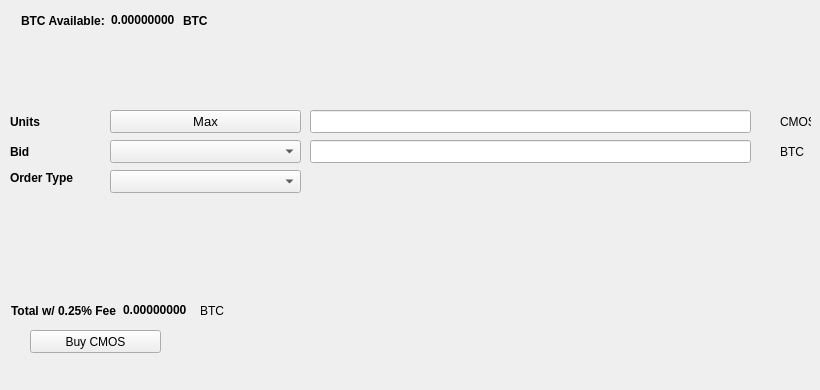
   <widget class="QWidget" name="BuyTab">
    <attribute name="title">
     <string>Buy</string>
    </attribute>
    <widget class="QPushButton" name="BuyCMOS">
     <property name="geometry">
      <rect>
       <x>30</x>
       <y>330</y>
       <width>131</width>
       <height>23</height>
      </rect>
     </property>
     <property name="text">
      <string>Buy CMOS</string>
     </property>
     <property name="icon">
      <iconset resource="../cmos.qrc">
       <normaloff>:/icons/bitcoin</normaloff>:/icons/bitcoin</iconset>
     </property>
    </widget>
    <widget class="QLabel" name="label_3">
     <property name="geometry">
      <rect>
       <x>10</x>
       <y>110</y>
       <width>46</width>
       <height>23</height>
      </rect>
     </property>
     <property name="font">
      <font>
       <weight>75</weight>
       <bold>true</bold>
      </font>
     </property>
     <property name="text">
      <string>Units</string>
     </property>
    </widget>
    <widget class="QLineEdit" name="UnitsInput">
     <property name="geometry">
      <rect>
       <x>310</x>
       <y>110</y>
       <width>441</width>
       <height>23</height>
      </rect>
     </property>
     <property name="font">
      <font>
       <pointsize>9</pointsize>
       <weight>75</weight>
       <bold>true</bold>
      </font>
     </property>
    </widget>
    <widget class="QLineEdit" name="BuyBidPriceEdit">
     <property name="geometry">
      <rect>
       <x>310</x>
       <y>140</y>
       <width>441</width>
       <height>23</height>
      </rect>
     </property>
     <property name="font">
      <font>
       <pointsize>9</pointsize>
       <weight>75</weight>
       <bold>true</bold>
      </font>
     </property>
    </widget>
    <widget class="QLabel" name="label_4">
     <property name="geometry">
      <rect>
       <x>780</x>
       <y>110</y>
       <width>31</width>
       <height>23</height>
      </rect>
     </property>
     <property name="text">
      <string>CMOS</string>
     </property>
    </widget>
    <widget class="QLabel" name="label_5">
     <property name="geometry">
      <rect>
       <x>780</x>
       <y>140</y>
       <width>31</width>
       <height>23</height>
      </rect>
     </property>
     <property name="text">
      <string>BTC</string>
     </property>
    </widget>
    <widget class="QLabel" name="label_6">
     <property name="geometry">
      <rect>
       <x>10</x>
       <y>140</y>
       <width>46</width>
       <height>23</height>
      </rect>
     </property>
     <property name="font">
      <font>
       <weight>75</weight>
       <bold>true</bold>
      </font>
     </property>
     <property name="text">
      <string>Bid</string>
     </property>
    </widget>
    <widget class="QLabel" name="label_7">
     <property name="geometry">
      <rect>
       <x>10</x>
       <y>170</y>
       <width>91</width>
       <height>16</height>
      </rect>
     </property>
     <property name="font">
      <font>
       <weight>75</weight>
       <bold>true</bold>
      </font>
     </property>
     <property name="text">
      <string>Order Type</string>
     </property>
    </widget>
    <widget class="QPushButton" name="Buy_Max_Amount">
     <property name="geometry">
      <rect>
       <x>110</x>
       <y>110</y>
       <width>191</width>
       <height>23</height>
      </rect>
     </property>
     <property name="font">
      <font>
       <pointsize>10</pointsize>
      </font>
     </property>
     <property name="text">
      <string>Max</string>
     </property>
    </widget>
    <widget class="QComboBox" name="BuyBidcomboBox">
     <property name="geometry">
      <rect>
       <x>110</x>
       <y>140</y>
       <width>191</width>
       <height>23</height>
      </rect>
     </property>
     <property name="font">
      <font>
       <pointsize>10</pointsize>
      </font>
     </property>
    </widget>
    <widget class="QComboBox" name="buyOrdertypeCombo">
     <property name="geometry">
      <rect>
       <x>110</x>
       <y>170</y>
       <width>191</width>
       <height>23</height>
      </rect>
     </property>
     <property name="font">
      <font>
       <pointsize>10</pointsize>
      </font>
     </property>
    </widget>
    <widget class="QWidget" name="layoutWidget1">
     <property name="geometry">
      <rect>
       <x>21</x>
       <y>11</y>
       <width>227</width>
       <height>19</height>
      </rect>
     </property>
     <layout class="QHBoxLayout" name="horizontalLayout_3">
      <item>
       <widget class="QLabel" name="label232">
        <property name="font">
         <font>
          <weight>75</weight>
          <bold>true</bold>
         </font>
        </property>
        <property name="text">
         <string>BTC Available:</string>
        </property>
       </widget>
      </item>
      <item>
       <widget class="QLabel" name="BtcAvailableLbl">
        <property name="palette">
         <palette>
          <active>
           <colorrole role="WindowText">
            <brush brushstyle="SolidPattern">
             <color alpha="255">
              <red>0</red>
              <green>0</green>
              <blue>0</blue>
             </color>
            </brush>
           </colorrole>
           <colorrole role="Button">
            <brush brushstyle="SolidPattern">
             <color alpha="255">
              <red>0</red>
              <green>170</green>
              <blue>0</blue>
             </color>
            </brush>
           </colorrole>
           <colorrole role="Light">
            <brush brushstyle="SolidPattern">
             <color alpha="255">
              <red>0</red>
              <green>255</green>
              <blue>0</blue>
             </color>
            </brush>
           </colorrole>
           <colorrole role="Midlight">
            <brush brushstyle="SolidPattern">
             <color alpha="255">
              <red>0</red>
              <green>212</green>
              <blue>0</blue>
             </color>
            </brush>
           </colorrole>
           <colorrole role="Dark">
            <brush brushstyle="SolidPattern">
             <color alpha="255">
              <red>0</red>
              <green>85</green>
              <blue>0</blue>
             </color>
            </brush>
           </colorrole>
           <colorrole role="Mid">
            <brush brushstyle="SolidPattern">
             <color alpha="255">
              <red>0</red>
              <green>113</green>
              <blue>0</blue>
             </color>
            </brush>
           </colorrole>
           <colorrole role="Text">
            <brush brushstyle="SolidPattern">
             <color alpha="255">
              <red>0</red>
              <green>170</green>
              <blue>0</blue>
             </color>
            </brush>
           </colorrole>
           <colorrole role="BrightText">
            <brush brushstyle="SolidPattern">
             <color alpha="255">
              <red>255</red>
              <green>255</green>
              <blue>255</blue>
             </color>
            </brush>
           </colorrole>
           <colorrole role="ButtonText">
            <brush brushstyle="SolidPattern">
             <color alpha="255">
              <red>0</red>
              <green>0</green>
              <blue>0</blue>
             </color>
            </brush>
           </colorrole>
           <colorrole role="Base">
            <brush brushstyle="SolidPattern">
             <color alpha="255">
              <red>255</red>
              <green>255</green>
              <blue>255</blue>
             </color>
            </brush>
           </colorrole>
           <colorrole role="Window">
            <brush brushstyle="SolidPattern">
             <color alpha="255">
              <red>0</red>
              <green>170</green>
              <blue>0</blue>
             </color>
            </brush>
           </colorrole>
           <colorrole role="Shadow">
            <brush brushstyle="SolidPattern">
             <color alpha="255">
              <red>0</red>
              <green>0</green>
              <blue>0</blue>
             </color>
            </brush>
           </colorrole>
           <colorrole role="AlternateBase">
            <brush brushstyle="SolidPattern">
             <color alpha="255">
              <red>127</red>
              <green>212</green>
              <blue>127</blue>
             </color>
            </brush>
           </colorrole>
           <colorrole role="ToolTipBase">
            <brush brushstyle="SolidPattern">
             <color alpha="255">
              <red>255</red>
              <green>255</green>
              <blue>220</blue>
             </color>
            </brush>
           </colorrole>
           <colorrole role="ToolTipText">
            <brush brushstyle="SolidPattern">
             <color alpha="255">
              <red>0</red>
              <green>0</green>
              <blue>0</blue>
             </color>
            </brush>
           </colorrole>
          </active>
          <inactive>
           <colorrole role="WindowText">
            <brush brushstyle="SolidPattern">
             <color alpha="255">
              <red>0</red>
              <green>0</green>
              <blue>0</blue>
             </color>
            </brush>
           </colorrole>
           <colorrole role="Button">
            <brush brushstyle="SolidPattern">
             <color alpha="255">
              <red>0</red>
              <green>170</green>
              <blue>0</blue>
             </color>
            </brush>
           </colorrole>
           <colorrole role="Light">
            <brush brushstyle="SolidPattern">
             <color alpha="255">
              <red>0</red>
              <green>255</green>
              <blue>0</blue>
             </color>
            </brush>
           </colorrole>
           <colorrole role="Midlight">
            <brush brushstyle="SolidPattern">
             <color alpha="255">
              <red>0</red>
              <green>212</green>
              <blue>0</blue>
             </color>
            </brush>
           </colorrole>
           <colorrole role="Dark">
            <brush brushstyle="SolidPattern">
             <color alpha="255">
              <red>0</red>
              <green>85</green>
              <blue>0</blue>
             </color>
            </brush>
           </colorrole>
           <colorrole role="Mid">
            <brush brushstyle="SolidPattern">
             <color alpha="255">
              <red>0</red>
              <green>113</green>
              <blue>0</blue>
             </color>
            </brush>
           </colorrole>
           <colorrole role="Text">
            <brush brushstyle="SolidPattern">
             <color alpha="255">
              <red>0</red>
              <green>170</green>
              <blue>0</blue>
             </color>
            </brush>
           </colorrole>
           <colorrole role="BrightText">
            <brush brushstyle="SolidPattern">
             <color alpha="255">
              <red>255</red>
              <green>255</green>
              <blue>255</blue>
             </color>
            </brush>
           </colorrole>
           <colorrole role="ButtonText">
            <brush brushstyle="SolidPattern">
             <color alpha="255">
              <red>0</red>
              <green>0</green>
              <blue>0</blue>
             </color>
            </brush>
           </colorrole>
           <colorrole role="Base">
            <brush brushstyle="SolidPattern">
             <color alpha="255">
              <red>255</red>
              <green>255</green>
              <blue>255</blue>
             </color>
            </brush>
           </colorrole>
           <colorrole role="Window">
            <brush brushstyle="SolidPattern">
             <color alpha="255">
              <red>0</red>
              <green>170</green>
              <blue>0</blue>
             </color>
            </brush>
           </colorrole>
           <colorrole role="Shadow">
            <brush brushstyle="SolidPattern">
             <color alpha="255">
              <red>0</red>
              <green>0</green>
              <blue>0</blue>
             </color>
            </brush>
           </colorrole>
           <colorrole role="AlternateBase">
            <brush brushstyle="SolidPattern">
             <color alpha="255">
              <red>127</red>
              <green>212</green>
              <blue>127</blue>
             </color>
            </brush>
           </colorrole>
           <colorrole role="ToolTipBase">
            <brush brushstyle="SolidPattern">
             <color alpha="255">
              <red>255</red>
              <green>255</green>
              <blue>220</blue>
             </color>
            </brush>
           </colorrole>
           <colorrole role="ToolTipText">
            <brush brushstyle="SolidPattern">
             <color alpha="255">
              <red>0</red>
              <green>0</green>
              <blue>0</blue>
             </color>
            </brush>
           </colorrole>
          </inactive>
          <disabled>
           <colorrole role="WindowText">
            <brush brushstyle="SolidPattern">
             <color alpha="255">
              <red>0</red>
              <green>85</green>
              <blue>0</blue>
             </color>
            </brush>
           </colorrole>
           <colorrole role="Button">
            <brush brushstyle="SolidPattern">
             <color alpha="255">
              <red>0</red>
              <green>170</green>
              <blue>0</blue>
             </color>
            </brush>
           </colorrole>
           <colorrole role="Light">
            <brush brushstyle="SolidPattern">
             <color alpha="255">
              <red>0</red>
              <green>255</green>
              <blue>0</blue>
             </color>
            </brush>
           </colorrole>
           <colorrole role="Midlight">
            <brush brushstyle="SolidPattern">
             <color alpha="255">
              <red>0</red>
              <green>212</green>
              <blue>0</blue>
             </color>
            </brush>
           </colorrole>
           <colorrole role="Dark">
            <brush brushstyle="SolidPattern">
             <color alpha="255">
              <red>0</red>
              <green>85</green>
              <blue>0</blue>
             </color>
            </brush>
           </colorrole>
           <colorrole role="Mid">
            <brush brushstyle="SolidPattern">
             <color alpha="255">
              <red>0</red>
              <green>113</green>
              <blue>0</blue>
             </color>
            </brush>
           </colorrole>
           <colorrole role="Text">
            <brush brushstyle="SolidPattern">
             <color alpha="255">
              <red>0</red>
              <green>85</green>
              <blue>0</blue>
             </color>
            </brush>
           </colorrole>
           <colorrole role="BrightText">
            <brush brushstyle="SolidPattern">
             <color alpha="255">
              <red>255</red>
              <green>255</green>
              <blue>255</blue>
             </color>
            </brush>
           </colorrole>
           <colorrole role="ButtonText">
            <brush brushstyle="SolidPattern">
             <color alpha="255">
              <red>0</red>
              <green>85</green>
              <blue>0</blue>
             </color>
            </brush>
           </colorrole>
           <colorrole role="Base">
            <brush brushstyle="SolidPattern">
             <color alpha="255">
              <red>0</red>
              <green>170</green>
              <blue>0</blue>
             </color>
            </brush>
           </colorrole>
           <colorrole role="Window">
            <brush brushstyle="SolidPattern">
             <color alpha="255">
              <red>0</red>
              <green>170</green>
              <blue>0</blue>
             </color>
            </brush>
           </colorrole>
           <colorrole role="Shadow">
            <brush brushstyle="SolidPattern">
             <color alpha="255">
              <red>0</red>
              <green>0</green>
              <blue>0</blue>
             </color>
            </brush>
           </colorrole>
           <colorrole role="AlternateBase">
            <brush brushstyle="SolidPattern">
             <color alpha="255">
              <red>0</red>
              <green>170</green>
              <blue>0</blue>
             </color>
            </brush>
           </colorrole>
           <colorrole role="ToolTipBase">
            <brush brushstyle="SolidPattern">
             <color alpha="255">
              <red>255</red>
              <green>255</green>
              <blue>220</blue>
             </color>
            </brush>
           </colorrole>
           <colorrole role="ToolTipText">
            <brush brushstyle="SolidPattern">
             <color alpha="255">
              <red>0</red>
              <green>0</green>
              <blue>0</blue>
             </color>
            </brush>
           </colorrole>
          </disabled>
         </palette>
        </property>
        <property name="font">
         <font>
          <weight>75</weight>
          <bold>true</bold>
         </font>
        </property>
        <property name="text">
         <string>0.00000000</string>
        </property>
        <property name="textInteractionFlags">
         <set>Qt::LinksAccessibleByMouse|Qt::TextSelectableByKeyboard|Qt::TextSelectableByMouse</set>
        </property>
       </widget>
      </item>
      <item>
       <widget class="QLabel" name="BtcAvailableLbl_2">
        <property name="font">
         <font>
          <weight>75</weight>
          <bold>true</bold>
         </font>
        </property>
        <property name="text">
         <string>BTC</string>
        </property>
       </widget>
      </item>
     </layout>
    </widget>
    <widget class="QWidget" name="layoutWidge2">
     <property name="geometry">
      <rect>
       <x>11</x>
       <y>301</y>
       <width>259</width>
       <height>19</height>
      </rect>
     </property>
     <layout class="QHBoxLayout" name="horizontalLayout_4">
      <item>
       <widget class="QLabel" name="label_9">
        <property name="font">
         <font>
          <weight>75</weight>
          <bold>true</bold>
         </font>
        </property>
        <property name="text">
         <string>Total w/ 0.25% Fee</string>
        </property>
       </widget>
      </item>
      <item>
       <widget class="QLabel" name="BuyCostLabel">
        <property name="palette">
         <palette>
          <active>
           <colorrole role="WindowText">
            <brush brushstyle="SolidPattern">
             <color alpha="255">
              <red>0</red>
              <green>0</green>
              <blue>0</blue>
             </color>
            </brush>
           </colorrole>
           <colorrole role="Button">
            <brush brushstyle="SolidPattern">
             <color alpha="255">
              <red>0</red>
              <green>170</green>
              <blue>0</blue>
             </color>
            </brush>
           </colorrole>
           <colorrole role="Light">
            <brush brushstyle="SolidPattern">
             <color alpha="255">
              <red>0</red>
              <green>255</green>
              <blue>0</blue>
             </color>
            </brush>
           </colorrole>
           <colorrole role="Midlight">
            <brush brushstyle="SolidPattern">
             <color alpha="255">
              <red>0</red>
              <green>212</green>
              <blue>0</blue>
             </color>
            </brush>
           </colorrole>
           <colorrole role="Dark">
            <brush brushstyle="SolidPattern">
             <color alpha="255">
              <red>0</red>
              <green>85</green>
              <blue>0</blue>
             </color>
            </brush>
           </colorrole>
           <colorrole role="Mid">
            <brush brushstyle="SolidPattern">
             <color alpha="255">
              <red>0</red>
              <green>113</green>
              <blue>0</blue>
             </color>
            </brush>
           </colorrole>
           <colorrole role="Text">
            <brush brushstyle="SolidPattern">
             <color alpha="255">
              <red>0</red>
              <green>170</green>
              <blue>0</blue>
             </color>
            </brush>
           </colorrole>
           <colorrole role="BrightText">
            <brush brushstyle="SolidPattern">
             <color alpha="255">
              <red>255</red>
              <green>255</green>
              <blue>255</blue>
             </color>
            </brush>
           </colorrole>
           <colorrole role="ButtonText">
            <brush brushstyle="SolidPattern">
             <color alpha="255">
              <red>0</red>
              <green>0</green>
              <blue>0</blue>
             </color>
            </brush>
           </colorrole>
           <colorrole role="Base">
            <brush brushstyle="SolidPattern">
             <color alpha="255">
              <red>255</red>
              <green>255</green>
              <blue>255</blue>
             </color>
            </brush>
           </colorrole>
           <colorrole role="Window">
            <brush brushstyle="SolidPattern">
             <color alpha="255">
              <red>0</red>
              <green>170</green>
              <blue>0</blue>
             </color>
            </brush>
           </colorrole>
           <colorrole role="Shadow">
            <brush brushstyle="SolidPattern">
             <color alpha="255">
              <red>0</red>
              <green>0</green>
              <blue>0</blue>
             </color>
            </brush>
           </colorrole>
           <colorrole role="AlternateBase">
            <brush brushstyle="SolidPattern">
             <color alpha="255">
              <red>127</red>
              <green>212</green>
              <blue>127</blue>
             </color>
            </brush>
           </colorrole>
           <colorrole role="ToolTipBase">
            <brush brushstyle="SolidPattern">
             <color alpha="255">
              <red>255</red>
              <green>255</green>
              <blue>220</blue>
             </color>
            </brush>
           </colorrole>
           <colorrole role="ToolTipText">
            <brush brushstyle="SolidPattern">
             <color alpha="255">
              <red>0</red>
              <green>0</green>
              <blue>0</blue>
             </color>
            </brush>
           </colorrole>
          </active>
          <inactive>
           <colorrole role="WindowText">
            <brush brushstyle="SolidPattern">
             <color alpha="255">
              <red>0</red>
              <green>0</green>
              <blue>0</blue>
             </color>
            </brush>
           </colorrole>
           <colorrole role="Button">
            <brush brushstyle="SolidPattern">
             <color alpha="255">
              <red>0</red>
              <green>170</green>
              <blue>0</blue>
             </color>
            </brush>
           </colorrole>
           <colorrole role="Light">
            <brush brushstyle="SolidPattern">
             <color alpha="255">
              <red>0</red>
              <green>255</green>
              <blue>0</blue>
             </color>
            </brush>
           </colorrole>
           <colorrole role="Midlight">
            <brush brushstyle="SolidPattern">
             <color alpha="255">
              <red>0</red>
              <green>212</green>
              <blue>0</blue>
             </color>
            </brush>
           </colorrole>
           <colorrole role="Dark">
            <brush brushstyle="SolidPattern">
             <color alpha="255">
              <red>0</red>
              <green>85</green>
              <blue>0</blue>
             </color>
            </brush>
           </colorrole>
           <colorrole role="Mid">
            <brush brushstyle="SolidPattern">
             <color alpha="255">
              <red>0</red>
              <green>113</green>
              <blue>0</blue>
             </color>
            </brush>
           </colorrole>
           <colorrole role="Text">
            <brush brushstyle="SolidPattern">
             <color alpha="255">
              <red>0</red>
              <green>170</green>
              <blue>0</blue>
             </color>
            </brush>
           </colorrole>
           <colorrole role="BrightText">
            <brush brushstyle="SolidPattern">
             <color alpha="255">
              <red>255</red>
              <green>255</green>
              <blue>255</blue>
             </color>
            </brush>
           </colorrole>
           <colorrole role="ButtonText">
            <brush brushstyle="SolidPattern">
             <color alpha="255">
              <red>0</red>
              <green>0</green>
              <blue>0</blue>
             </color>
            </brush>
           </colorrole>
           <colorrole role="Base">
            <brush brushstyle="SolidPattern">
             <color alpha="255">
              <red>255</red>
              <green>255</green>
              <blue>255</blue>
             </color>
            </brush>
           </colorrole>
           <colorrole role="Window">
            <brush brushstyle="SolidPattern">
             <color alpha="255">
              <red>0</red>
              <green>170</green>
              <blue>0</blue>
             </color>
            </brush>
           </colorrole>
           <colorrole role="Shadow">
            <brush brushstyle="SolidPattern">
             <color alpha="255">
              <red>0</red>
              <green>0</green>
              <blue>0</blue>
             </color>
            </brush>
           </colorrole>
           <colorrole role="AlternateBase">
            <brush brushstyle="SolidPattern">
             <color alpha="255">
              <red>127</red>
              <green>212</green>
              <blue>127</blue>
             </color>
            </brush>
           </colorrole>
           <colorrole role="ToolTipBase">
            <brush brushstyle="SolidPattern">
             <color alpha="255">
              <red>255</red>
              <green>255</green>
              <blue>220</blue>
             </color>
            </brush>
           </colorrole>
           <colorrole role="ToolTipText">
            <brush brushstyle="SolidPattern">
             <color alpha="255">
              <red>0</red>
              <green>0</green>
              <blue>0</blue>
             </color>
            </brush>
           </colorrole>
          </inactive>
          <disabled>
           <colorrole role="WindowText">
            <brush brushstyle="SolidPattern">
             <color alpha="255">
              <red>0</red>
              <green>85</green>
              <blue>0</blue>
             </color>
            </brush>
           </colorrole>
           <colorrole role="Button">
            <brush brushstyle="SolidPattern">
             <color alpha="255">
              <red>0</red>
              <green>170</green>
              <blue>0</blue>
             </color>
            </brush>
           </colorrole>
           <colorrole role="Light">
            <brush brushstyle="SolidPattern">
             <color alpha="255">
              <red>0</red>
              <green>255</green>
              <blue>0</blue>
             </color>
            </brush>
           </colorrole>
           <colorrole role="Midlight">
            <brush brushstyle="SolidPattern">
             <color alpha="255">
              <red>0</red>
              <green>212</green>
              <blue>0</blue>
             </color>
            </brush>
           </colorrole>
           <colorrole role="Dark">
            <brush brushstyle="SolidPattern">
             <color alpha="255">
              <red>0</red>
              <green>85</green>
              <blue>0</blue>
             </color>
            </brush>
           </colorrole>
           <colorrole role="Mid">
            <brush brushstyle="SolidPattern">
             <color alpha="255">
              <red>0</red>
              <green>113</green>
              <blue>0</blue>
             </color>
            </brush>
           </colorrole>
           <colorrole role="Text">
            <brush brushstyle="SolidPattern">
             <color alpha="255">
              <red>0</red>
              <green>85</green>
              <blue>0</blue>
             </color>
            </brush>
           </colorrole>
           <colorrole role="BrightText">
            <brush brushstyle="SolidPattern">
             <color alpha="255">
              <red>255</red>
              <green>255</green>
              <blue>255</blue>
             </color>
            </brush>
           </colorrole>
           <colorrole role="ButtonText">
            <brush brushstyle="SolidPattern">
             <color alpha="255">
              <red>0</red>
              <green>85</green>
              <blue>0</blue>
             </color>
            </brush>
           </colorrole>
           <colorrole role="Base">
            <brush brushstyle="SolidPattern">
             <color alpha="255">
              <red>0</red>
              <green>170</green>
              <blue>0</blue>
             </color>
            </brush>
           </colorrole>
           <colorrole role="Window">
            <brush brushstyle="SolidPattern">
             <color alpha="255">
              <red>0</red>
              <green>170</green>
              <blue>0</blue>
             </color>
            </brush>
           </colorrole>
           <colorrole role="Shadow">
            <brush brushstyle="SolidPattern">
             <color alpha="255">
              <red>0</red>
              <green>0</green>
              <blue>0</blue>
             </color>
            </brush>
           </colorrole>
           <colorrole role="AlternateBase">
            <brush brushstyle="SolidPattern">
             <color alpha="255">
              <red>0</red>
              <green>170</green>
              <blue>0</blue>
             </color>
            </brush>
           </colorrole>
           <colorrole role="ToolTipBase">
            <brush brushstyle="SolidPattern">
             <color alpha="255">
              <red>255</red>
              <green>255</green>
              <blue>220</blue>
             </color>
            </brush>
           </colorrole>
           <colorrole role="ToolTipText">
            <brush brushstyle="SolidPattern">
             <color alpha="255">
              <red>0</red>
              <green>0</green>
              <blue>0</blue>
             </color>
            </brush>
           </colorrole>
          </disabled>
         </palette>
        </property>
        <property name="font">
         <font>
          <weight>75</weight>
          <bold>true</bold>
         </font>
        </property>
        <property name="autoFillBackground">
         <bool>false</bool>
        </property>
        <property name="text">
         <string>0.00000000</string>
        </property>
        <property name="textInteractionFlags">
         <set>Qt::LinksAccessibleByMouse|Qt::TextSelectableByMouse</set>
        </property>
       </widget>
      </item>
      <item>
       <widget class="QLabel" name="label_10">
        <property name="font">
         <font>
          <weight>50</weight>
          <bold>false</bold>
         </font>
        </property>
        <property name="text">
         <string>BTC</string>
        </property>
       </widget>
      </item>
     </layout>
    </widget>
    <widget class="QLabel" name="label_24">
     <property name="geometry">
      <rect>
       <x>460</x>
       <y>300</y>
       <width>281</width>
       <height>81</height>
      </rect>
     </property>
     <property name="text">
      <string/>
     </property>
     <property name="pixmap">
      <pixmap>:/images/bittrex</pixmap>
     </property>
    </widget>
   </widget>
